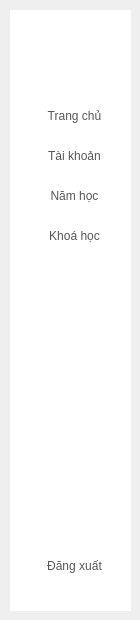
    <widget class="QWidget" name="page_2">
     <widget class="QWidget" name="widget_2" native="true">
      <property name="geometry">
       <rect>
        <x>10</x>
        <y>10</y>
        <width>121</width>
        <height>601</height>
       </rect>
      </property>
      <property name="styleSheet">
       <string notr="true">background-color: rgb(255, 255, 255);</string>
      </property>
      <widget class="QPushButton" name="schoolYear">
       <property name="geometry">
        <rect>
         <x>19</x>
         <y>170</y>
         <width>91</width>
         <height>32</height>
        </rect>
       </property>
       <property name="styleSheet">
        <string notr="true">QPushButton{
	border:none;
	color: rgba(0, 0, 0, 168);
font: 700 13pt &quot;Arial&quot;;
}
QPushButton:Hover
{
	border:none;
	color:rgb(255, 255, 255);
	background-color: rgb(0, 89, 255);
	border-radius:5px;
font: 700 13pt &quot;Arial&quot;;
}</string>
       </property>
       <property name="text">
        <string>Năm học</string>
       </property>
      </widget>
      <widget class="QPushButton" name="course">
       <property name="geometry">
        <rect>
         <x>19</x>
         <y>210</y>
         <width>91</width>
         <height>32</height>
        </rect>
       </property>
       <property name="styleSheet">
        <string notr="true">QPushButton{
	border:none;
	color: rgba(0, 0, 0, 168);
	font: 700 13pt &quot;Arial&quot;;
}
QPushButton:Hover
{
	border:none;
	color:rgb(255, 255, 255);
	background-color: rgb(0, 89, 255);
	border-radius:5px;
	font: 700 13pt &quot;Arial&quot;;
}</string>
       </property>
       <property name="text">
        <string>Khoá học</string>
       </property>
      </widget>
      <widget class="QPushButton" name="logOut">
       <property name="geometry">
        <rect>
         <x>19</x>
         <y>540</y>
         <width>91</width>
         <height>32</height>
        </rect>
       </property>
       <property name="styleSheet">
        <string notr="true">QPushButton{
	border:none;
	color: rgba(0, 0, 0, 168);
	font: 700 13pt &quot;Arial&quot;;
}
QPushButton:Hover
{
	border:none;
	color:rgb(255, 255, 255);
	background-color: rgb(0, 89, 255);
	border-radius:5px;
	font: 700 13pt &quot;Arial&quot;;
}</string>
       </property>
       <property name="text">
        <string>Đăng xuất</string>
       </property>
      </widget>
      <widget class="QPushButton" name="account">
       <property name="geometry">
        <rect>
         <x>19</x>
         <y>130</y>
         <width>91</width>
         <height>32</height>
        </rect>
       </property>
       <property name="styleSheet">
        <string notr="true">QPushButton{
	border:none;
	color: rgba(0, 0, 0, 168);
font: 700 13pt &quot;Arial&quot;;
}
QPushButton:Hover
{
	border:none;
	color:rgb(255, 255, 255);
	background-color: rgb(0, 89, 255);
	border-radius:5px;
font: 700 13pt &quot;Arial&quot;;
}</string>
       </property>
       <property name="text">
        <string>Tài khoản</string>
       </property>
      </widget>
      <widget class="QPushButton" name="home">
       <property name="geometry">
        <rect>
         <x>19</x>
         <y>90</y>
         <width>91</width>
         <height>32</height>
        </rect>
       </property>
       <property name="styleSheet">
        <string notr="true">QPushButton{
	border:none;
	color: rgba(0, 0, 0, 168);
	font: 700 13pt &quot;Arial&quot;;
}
QPushButton:Hover
{
	border:none;
	color:rgb(255, 255, 255);
	background-color: rgb(0, 89, 255);
	border-radius:5px;
	font: 700 13pt &quot;Arial&quot;;
}</string>
       </property>
       <property name="text">
        <string>Trang chủ</string>
       </property>
      </widget>
     </widget>
    </widget>
